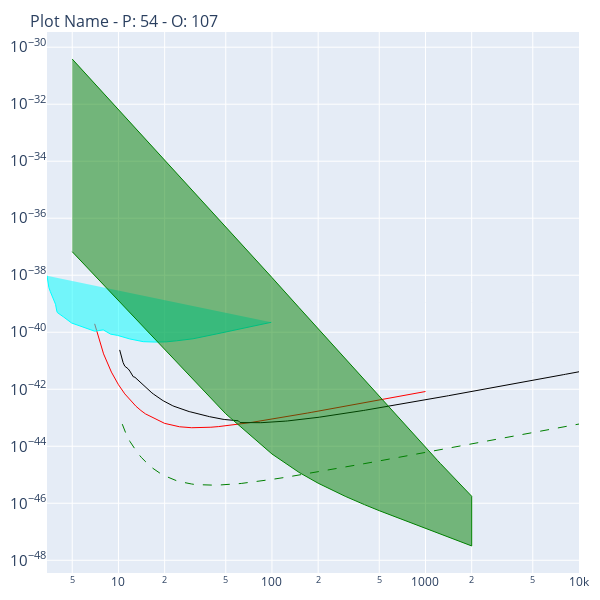

Notebook code for this chart:
### Code cell
def create_actual_plot(plot_name_in, plot_id_in, old_plot_id_in, data_display_df_in, data_data_df_in):
    ## requirement to keep plots square
    #if screen_height_in > screen_width_in:
    #    plot_square_dimensions =
    #plot_square_dimensions = self.screen_height / 2
    plot_square_dimensions = 600

    m1 = go.layout.Margin(l=20,r=10,b=20,t=20,pad=0)
    hw = go.Layout(autosize=False,width=plot_square_dimensions,height=plot_square_dimensions)
    y_title_text = r"$\text{Cross Section [cm}^{2}\text{] (normalized to nucleon)}$"

    y1 = go.layout.YAxis(#title=y_title_text,
                        title_standoff = 0,
                        #range=[start_y_range,stop_y_range],
                        type="log",
                        titlefont=go.layout.yaxis.title.Font(color='SteelBlue'))

    x_title_text = r"$\text{WIMP Mass [GeV}/c^{2}]$"
    x1 = go.layout.XAxis(#title=x_title_text,
                        title_standoff = 0,
                        type="log",
                        #type="linear",
                        #range=[start_x_range,stop_x_range],
                        titlefont=go.layout.xaxis.title.Font(color='SteelBlue'))


    ##title1=go.layout.Title(text="Dark Matter Detection Results")

    fig_chart_populated = go.Figure(
        data=[go.Scatter(x=[], y=[])],
        layout=go.Layout(
            margin=m1,
            yaxis= y1,
            xaxis= x1
        )
    )

    plot_title = plot_name_in + " - P: " + str(plot_id_in) + " - O: " + str(old_plot_id_in)

    fig_chart_populated.update_layout(
        title=dict(text=plot_title ,font=dict(size=16),automargin=True,yref='paper')
    )

    fig_chart_populated.update_layout(hw)

    for index, row in data_display_df_in.iterrows():
        #print(row['limit_id'])
        data_id_selected = row['data_id']
        #print('selected data_id >>', data_id_selected)
        #data_about_selected_df = self.data_about_df[self.data_about_df['data_id']==data_id_selected].copy()
        data_display_selected_df_in = data_display_df_in[data_display_df_in['data_id']==data_id_selected].copy()
        data_data_selected_df_in = data_data_df_in[data_data_df_in['data_id']==data_id_selected].copy()
        trace_list_refs = data_data_selected_df_in[['data_id','trace_id','trace_name']].copy()
        trace_list = trace_list_refs.drop_duplicates()
        trace_style = data_display_selected_df_in['style'].iloc[0]
        trace_color = data_display_selected_df_in['color'].iloc[0]
        tc = TraceClass()
        tc.set_values(trace_color, trace_style)
        for index, row in trace_list.iterrows():
            #print(row)
            trace_data = data_data_df[(data_data_df['data_id']==row['data_id']) & (data_data_df['trace_id']==row['trace_id'])]
            #print(trace_data)
            #print("trace_data >>>>" , trace_data)
            trace_name = row['trace_name']
            fig_chart_populated.add_trace(go.Scatter(tc.__dict__,
                                              x=trace_data['masses'],
                                              y=trace_data['cross_sections'],
                                              name=trace_name,
                                                      showlegend=False
                                                  ))
    return fig_chart_populated
fig_chart_1 = create_actual_plot('Plot Name', plot_id, old_plot_id, data_display_df, data_data_df )
fig_chart_1.show()

### Figure 1 — Plotly figure (JSON) as saved in the notebook; plotly's stock layout.template omitted (floating-point values rounded to 4 significant figures; data arrays with more than 128 entries replaced by an {"elided": "..."} marker saying what was removed)
{"data": [{"type": "scatter", "x": [], "y": []}, {"fill": "none", "line": {"color": "red", "dash": "solid", "width": 1}, "marker": {"symbol": "x"}, "mode": "lines", "name": "XENON10, 2007, first results, 58.6 live days, SI", "opacity": 1, "showlegend": false, "type": "scatter", "x": [7, 8, 9, 10, 11, 12, 13, 14, 15, 20, 25, 30, 35, 40, 45, 50, 55, 60, 65, 70, 75, 80, 85, 90, 95, 100, 110, 120, 130, 140, 150, 160, 170, 180, 190, 200, 210, 220, 230, 240, 250, 260, 270, 280, 290, 300, 310, 320, 330, 340, 350, 360, 370, 380, 390, 400, 410, 420, 430, 440, 450, 460, 470, 480, 490, 500, 510, 520, 530, 540, 550, 560, 570, 580, 590, 600, 610, 620, 630, 640, 650, 660, 670, 680, 690, 700, 710, 720, 730, 740, 750, 760, 770, 780, 790, 800, 810, 820, 830, 840, 850, 860, 870, 880, 890, 900, 910, 920, 930, 940, 950, 960, 970, 980, 990, 1000], "y": [1.972e-40, 1.745e-41, 3.996e-42, 1.447e-42, 6.886e-43, 3.925e-43, 2.539e-43, 1.8e-43, 1.367e-43, 6.343e-44, 4.827e-44, 4.465e-44, 4.478e-44, 4.648e-44, 4.904e-44, 5.198e-44, 5.526e-44, 5.874e-44, 6.232e-44, 6.606e-44, 6.983e-44, 7.36e-44, 7.75e-44, 8.137e-44, 8.536e-44, 8.929e-44, 9.724e-44, 1.053e-43, 1.133e-43, 1.215e-43, 1.296e-43, 1.378e-43, 1.459e-43, 1.541e-43, 1.622e-43, 1.705e-43, 1.787e-43, 1.869e-43, 1.951e-43, 2.033e-43, 2.117e-43, 2.199e-43, 2.281e-43, 2.363e-43, 2.445e-43, 2.529e-43, 2.612e-43, 2.693e-43, 2.776e-43, 2.86e-43, 2.943e-43, 3.025e-43, 3.107e-43, 3.191e-43, 3.27e-43, 3.355e-43, 3.436e-43, 3.518e-43, 3.603e-43, 3.686e-43, 3.767e-43, 3.85e-43, 3.934e-43, 4.017e-43, 4.097e-43, 4.183e-43, 4.263e-43, 4.348e-43, 4.431e-43, 4.515e-43, 4.596e-43, 4.679e-43, 4.763e-43, 4.844e-43, 4.927e-43, 5.01e-43, 5.09e-43, 5.177e-43, 5.26e-43, 5.339e-43, 5.424e-43, 5.505e-43, 5.588e-43, 5.672e-43, 5.757e-43, 5.838e-43, 5.919e-43, 6.002e-43, 6.086e-43, 6.171e-43, 6.252e-43, 6.333e-43, 6.415e-43, 6.499e-43, 6.583e-43, 6.669e-43, 6.749e-43, 6.83e-43, 6.912e-43, 6.995e-43, 7.079e-43, 7.163e-43, 7.249e-43, 7.329e-43, 7.41e-43, 7.491e-43, 7.581e-43, 7.657e-43, 7.741e-43, 7.826e-43, 7.912e-43, 7.992e-43, 8.072e-43, 8.16e-43, 8.242e-43, 8.324e-43]}, {"fill": "none", "line": {"color": "green", "dash": "dash", "width": 1}, "marker": {"symbol": "x"}, "mode": "lines", "name": "LUX 300 kg LXe Projection (Jul 2007) - Offline", "opacity": 1, "showlegend": false, "type": "scatter", "x": [10.59, 11.22, 11.88, 12.59, 13.34, 14.12, 14.96, 15.85, 16.79, 17.78, 18.84, 19.95, 21.14, 22.39, 23.71, 25.12, 26.61, 28.18, 29.85, 31.62, 33.5, 35.48, 37.58, 39.81, 42.17, 44.67, 47.31, 50.12, 53.09, 56.23, 59.57, 63.1, 79.43, 100, 125.9, 158.5, 199.5, 251.2, 316.2, 398.1, 501.2, 631.0, 794.3, 1000, 1585.0, 2512.0, 3981.0, 6310.0, 10000], "y": [5.969e-44, 2.697e-44, 1.471e-44, 8.919e-45, 5.807e-45, 4.002e-45, 2.884e-45, 2.162e-45, 1.674e-45, 1.332e-45, 1.091e-45, 9.236e-46, 7.992e-46, 7.033e-46, 6.292e-46, 5.734e-46, 5.315e-46, 4.993e-46, 4.763e-46, 4.529e-46, 4.439e-46, 4.361e-46, 4.319e-46, 4.304e-46, 4.311e-46, 4.339e-46, 4.387e-46, 4.458e-46, 4.527e-46, 4.678e-46, 4.829e-46, 4.959e-46, 5.744e-46, 6.874e-46, 8.324e-46, 1.022e-45, 1.263e-45, 1.569e-45, 1.956e-45, 2.447e-45, 3.064e-45, 3.843e-45, 4.822e-45, 6.059e-45, 9.573e-45, 1.515e-44, 2.398e-44, 3.797e-44, 6.016e-44]}, {"fill": "none", "line": {"color": "black", "dash": "solid", "width": 1}, "marker": {"symbol": "x"}, "mode": "lines", "name": "CDMS II (Soudan), 2009, Ge detector, SI", "opacity": 1, "showlegend": false, "type": "scatter", "x": {"elided": "272 float values"}, "y": {"elided": "272 float values"}}, {"fill": "toself", "line": {"color": "cyan", "dash": "solid", "width": 1}, "marker": {"symbol": "x"}, "mode": "lines", "name": "CoGeNT, 2010, models with M_wimp ~7-11 GeV per cm^2, SI", "opacity": 1, "showlegend": false, "type": "scatter", "x": [3.425, 3.474, 3.524, 3.591, 3.694, 3.837, 3.892, 3.966, 4.004, 4.401, 4.953, 6.992, 7.962, 8.891, 9.858, 11.86, 14.5, 17.27, 20.48, 23.82, 30.61, 43.65, 59.65, 98.95], "y": [9.68e-39, 5.45e-39, 3.68e-39, 2.74e-39, 1.88e-39, 1.11e-39, 9.57e-40, 5.57e-40, 4.88e-40, 3.4e-40, 2.11e-40, 1.09e-40, 1.21e-40, 8.58e-41, 7.76e-41, 5.81e-41, 4.67e-41, 4.52e-41, 4.6e-41, 4.99e-41, 5.89e-41, 8.73e-41, 1.25e-40, 2.23e-40]}, {"fill": "toself", "line": {"color": "green", "dash": "solid", "width": 1}, "marker": {"symbol": "x"}, "mode": "lines", "name": "Arrenberg et. al., 2008, Kaluza Klein DM in Universal Extra Dimensions, gamma-1, SI", "opacity": 1, "showlegend": false, "type": "scatter", "x": [5, 50, 100, 150, 200, 250, 300, 350, 400, 450, 500, 550, 600, 650, 700, 750, 800, 850, 900, 950, 1000, 1050, 1100, 1150, 1200, 1250, 1300, 1350, 1400, 1450, 1500, 1550, 1600, 1650, 1700, 1750, 1800, 1850, 1900, 1950, 2000, 2000, 1900, 1800, 1700, 1600, 1500, 1400, 1300, 1200, 1100, 1000, 900, 800, 700, 600, 500, 400, 300, 200, 150, 100, 50, 5], "y": [3.84e-31, 5.22e-37, 8.313e-39, 7.351e-40, 1.314e-40, 3.457e-41, 1.162e-41, 4.623e-42, 2.082e-42, 1.031e-42, 5.501e-43, 3.119e-43, 1.859e-43, 1.156e-43, 7.449e-44, 4.952e-44, 3.382e-44, 2.366e-44, 1.69e-44, 1.231e-44, 9.114e-45, 6.853e-45, 5.226e-45, 4.036e-45, 3.154e-45, 2.491e-45, 1.987e-45, 1.6e-45, 1.299e-45, 1.063e-45, 8.769e-46, 7.281e-46, 6.086e-46, 5.118e-46, 4.329e-46, 3.682e-46, 3.148e-46, 2.704e-46, 2.334e-46, 2.024e-46, 1.762e-46, 3.179e-48, 3.525e-48, 3.93e-48, 4.409e-48, 4.982e-48, 5.674e-48, 6.522e-48, 7.577e-48, 8.91e-48, 1.063e-47, 1.291e-47, 1.602e-47, 2.041e-47, 2.691e-47, 3.719e-47, 5.489e-47, 8.971e-47, 1.752e-46, 5.049e-46, 1.214e-45, 5.353e-45, 1.372e-43, 6.676e-38]}], "layout": {"autosize": false, "height": 600, "margin": {"b": 20, "l": 20, "pad": 0, "r": 10, "t": 20}, "title": {"automargin": true, "font": {"size": 16}, "text": "Plot Name - P: 54 - O: 107", "yref": "paper"}, "width": 600, "xaxis": {"autorange": true, "range": [0.5347, 4], "title": {"font": {"color": "SteelBlue"}, "standoff": 0}, "type": "log"}, "yaxis": {"autorange": true, "range": [-48.45, -29.47], "title": {"font": {"color": "SteelBlue"}, "standoff": 0}, "type": "log"}}}
